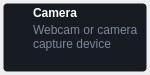
<?xml version="1.0" encoding="UTF-8"?>
<ui version="4.0">
 <class>SourceItemWidgetClass</class>
 <widget class="QWidget" name="SourceItemWidgetClass">
  <property name="geometry">
   <rect>
    <x>0</x>
    <y>0</y>
    <width>150</width>
    <height>75</height>
   </rect>
  </property>
  <property name="windowTitle">
   <string>SourceItemWidget</string>
  </property>
  <property name="styleSheet">
   <string notr="true">#mainSourceItemWidget {
  background: #171B22;
  border: 1px solid transparent;
  border-radius: 4px;
}

#mainSourceItemWidget:hover {
  background: #303541;
  border: 1px solid #7B899D;
  border-radius: 4px;
}

#titleLabel {
  color: white;
}

#descLabel {
  color: #7B899D;
}
</string>
  </property>
  <layout class="QVBoxLayout" name="verticalLayout">
   <property name="spacing">
    <number>0</number>
   </property>
   <property name="leftMargin">
    <number>3</number>
   </property>
   <property name="topMargin">
    <number>3</number>
   </property>
   <property name="rightMargin">
    <number>3</number>
   </property>
   <property name="bottomMargin">
    <number>3</number>
   </property>
   <item>
    <widget class="QWidget" name="mainSourceItemWidget" native="true">
     <property name="cursor">
      <cursorShape>PointingHandCursor</cursorShape>
     </property>
     <layout class="QHBoxLayout" name="horizontalLayout">
      <property name="spacing">
       <number>3</number>
      </property>
      <property name="leftMargin">
       <number>3</number>
      </property>
      <property name="topMargin">
       <number>3</number>
      </property>
      <property name="rightMargin">
       <number>3</number>
      </property>
      <property name="bottomMargin">
       <number>3</number>
      </property>
      <item>
       <widget class="QLabel" name="iconLabel">
        <property name="minimumSize">
         <size>
          <width>24</width>
          <height>24</height>
         </size>
        </property>
        <property name="maximumSize">
         <size>
          <width>24</width>
          <height>24</height>
         </size>
        </property>
        <property name="text">
         <string/>
        </property>
        <property name="pixmap">
         <pixmap resource="frameflow.qrc">:/FrameFlow/tv.svg</pixmap>
        </property>
        <property name="scaledContents">
         <bool>true</bool>
        </property>
       </widget>
      </item>
      <item>
       <widget class="QWidget" name="verticalSourceWidget" native="true">
        <layout class="QVBoxLayout" name="verticalLayout_2">
         <property name="spacing">
          <number>3</number>
         </property>
         <property name="leftMargin">
          <number>0</number>
         </property>
         <property name="topMargin">
          <number>0</number>
         </property>
         <property name="rightMargin">
          <number>0</number>
         </property>
         <property name="bottomMargin">
          <number>0</number>
         </property>
         <item>
          <widget class="QLabel" name="titleLabel">
           <property name="sizePolicy">
            <sizepolicy hsizetype="Preferred" vsizetype="Fixed">
             <horstretch>0</horstretch>
             <verstretch>0</verstretch>
            </sizepolicy>
           </property>
           <property name="font">
            <font>
             <bold>true</bold>
            </font>
           </property>
           <property name="text">
            <string>Camera</string>
           </property>
          </widget>
         </item>
         <item>
          <widget class="QLabel" name="descLabel">
           <property name="text">
            <string>Webcam or camera capture device</string>
           </property>
           <property name="alignment">
            <set>Qt::AlignmentFlag::AlignLeading|Qt::AlignmentFlag::AlignLeft|Qt::AlignmentFlag::AlignTop</set>
           </property>
           <property name="wordWrap">
            <bool>true</bool>
           </property>
          </widget>
         </item>
        </layout>
       </widget>
      </item>
     </layout>
    </widget>
   </item>
  </layout>
 </widget>
 <layoutdefault spacing="6" margin="11"/>
 <resources>
  <include location="frameflow.qrc"/>
 </resources>
 <connections/>
</ui>
